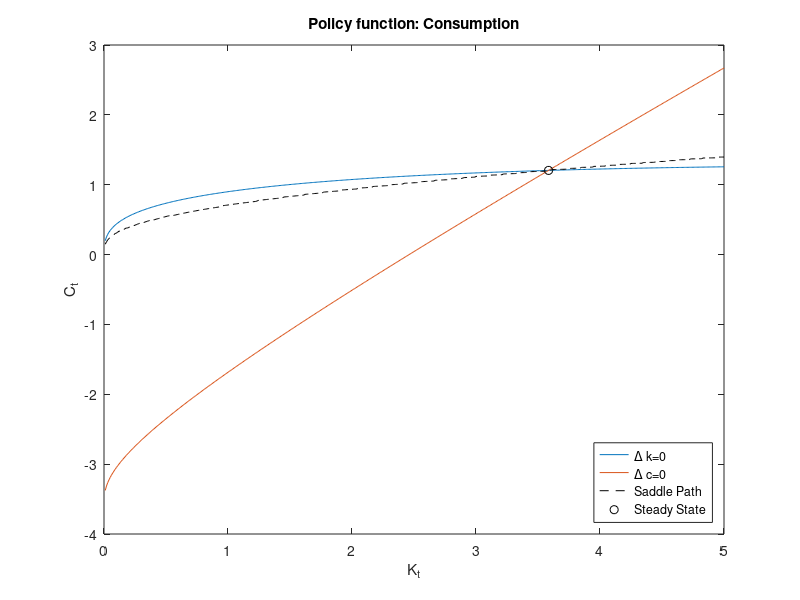
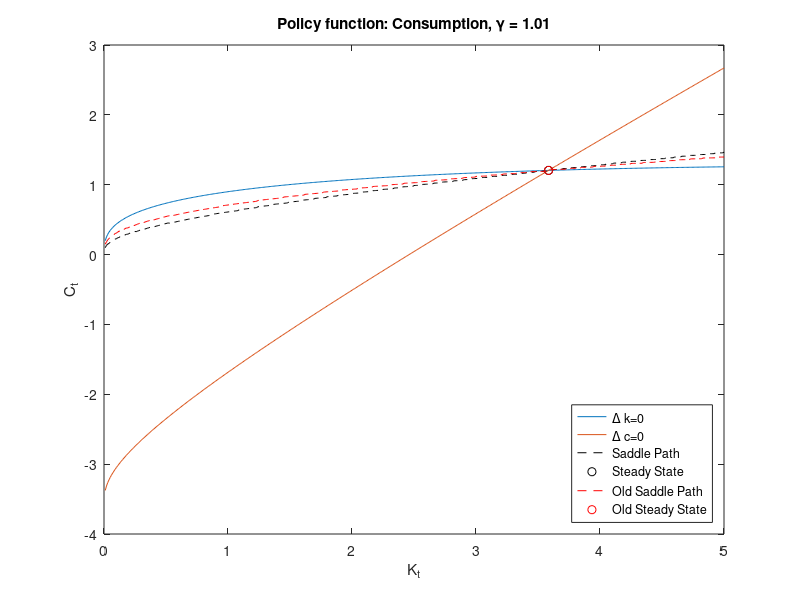
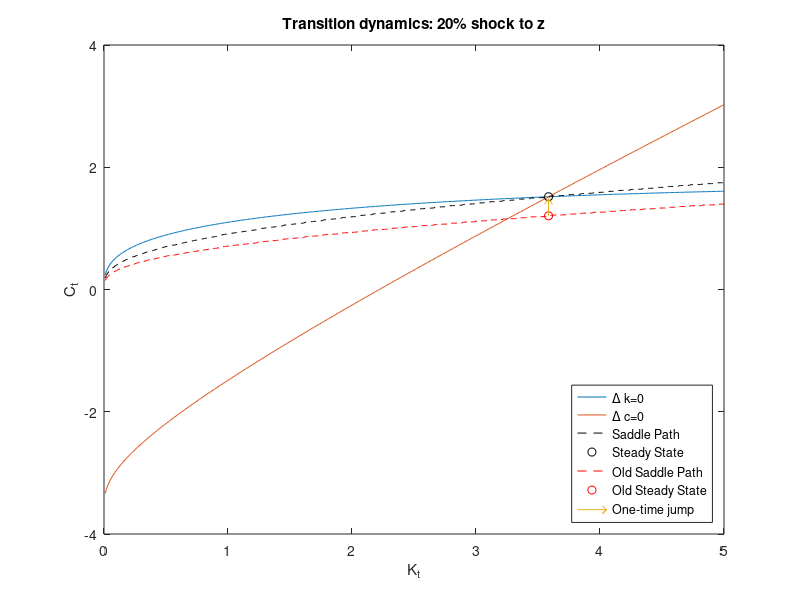

The MATLAB script that drew these images, in order:
%%%
%%% This file is used to generate charts for Econ 712 problem set %2 of Q2
%%%
%%% Econ 712: Macroeconomics I
%%% Fall 2020
%%%
%%% Date created:  17 Nov 2020
%%% Last modified: 18 Nov 2020
%%% Author: Danny Edgel
%%%

%%% clear workspace
clear; clc

%%% set working directory
cd 'C:/Users/edgel/Google Drive/UW-Madison/f20/econ712/problem_sets/Q2PS2/'


%%%
%%% Question 3
%%%____________________________________________

%%% set VF convergence tolerance
tol = 1e-10;

%%% vector for number of scenarios (automating a, b, and c)
runs = [1,2,3]; %,2,3
gtitle = {'Policy function: Consumption', ...
    'Policy function: Consumption, \gamma = 1.01', ...
    'Transition dynamics: 20% shock to z'};

%%% define constants
beta  = 0.95;
delta = 0.1;
z     = 1;
gamma = 2;
alpha = 0.35; % Cobb-Douglas exponent on capital

%%% guess maximum capital level; define grid
maxkgrid = 5;
inkgrid = .01; % number of capital steps
minkgrid = 0;
kgrid  = minkgrid:inkgrid:maxkgrid;

n = length(kgrid); % number of elements in capital grid


%%% loop through scenarios
for run = runs
    %% print current run
    fprintf('\nRun %d\n',run);
    
    %% make current run's adjustment (defaults to 3(a))
    if run == 2; gamma = 1.01; old_ss = [k_ss,c_ss]; old_saddle = cpol; end
    if run == 3; gamma = 2; z = 1.2; end
   
    %% initialize loop variables
    v       = zeros(n);
    decis   = zeros(n);
    test    = 10; err = 1;
    iter    = 0;
    
    tic
    while err > tol || test ~= 0
        
        % calculate  value at each level of current capital, for each level
        % of next period capital
        cons = kgrid.^alpha + (1-delta)*kgrid - kgrid'*ones(1,n);
        util = (cons.^(1-gamma))/(1-gamma);
    
        % give large negative values to infeasible consumption choices
        % (i.e. enforce non-negativity constraint)
        util(cons<=0) = -10000;

        % sum the value function at the current capital level
        futval = sum(v,2);
        
        vint = util + beta*futval*ones(1,n);
        [t1,t2] = max(vint);
        
        tv     = t1; % RHS of Bellman
        tdecis = t2; % index of capital level that gave tv
        
        % calculate error and set up next iteration
        tv1     = tv';
        tdecis1 = tdecis';
        test= max(any(tdecis1-decis));
        err = max(max(abs(tv1-v)));
        nprin=10; % print every 10 iterations
        if iter==nprin*round(iter/nprin)
            disp(['Iteration = ', num2str(iter),... 
                ', k Error = ', num2str(max(max(abs(tdecis1-decis)))),...
                ', V Error = ', num2str(max(max(abs(tv1-v))))])
        end
        iter  = iter + 1;
        decis = tdecis1;
        v     = tv1;
        
    end
    toc
    
    %% calculate saddle path based on policy function
    kpol  = kgrid(decis);   % policy function for capital
    kpol  = kpol(2:end);
    kap   = kgrid(2:end);
    cpol  = z*kap.^alpha + (1-delta)*kap - kpol; % policy function for consumption
    
    %% define policy function for next period's capital in the consumption
    %% steady-state
    knext = ((1/alpha)*((1/beta)+delta-1))^(1/(alpha-1));
    
    %% define steady-state capital and consumption equations
    %% (e.g. delta c = 0)
    delk0 = z*kap.^alpha - delta*kap;
    delc0 = z*kap.^alpha + (1-delta)*kap - knext;
    k_ss = knext;
    c_ss = z*k_ss^alpha - delta*k_ss;
    
    %% plot phase diagram
    figure(run)
          plot(kap,delk0,kap,delc0,kap,cpol,'k--')
          hold on
          plot(k_ss,c_ss,'ko')
          if run > 1
              plot(kap,old_saddle,'r--')
              plot(old_ss(1),old_ss(2),'ro')
          end
          if run == 3
              quiver(old_ss(1),old_ss(2),k_ss-old_ss(1),c_ss-old_ss(2),.9);
          end
          hold off
          title(gtitle{run}); xlabel('K_t'); ylabel('C_t')
          if run == 1
              legend('\Delta k=0','\Delta c=0','Saddle Path', ...
                  'Steady State', 'location','Southeast')
          end
          if run == 2
              legend('\Delta k=0','\Delta c=0','Saddle Path', ...
                  'Steady State','Old Saddle Path', ...
                  'Old Steady State','location','Southeast')
          end
          if run == 3
              legend('\Delta k=0','\Delta c=0','Saddle Path', ...
                  'Steady State','Old Saddle Path', ...
                  'Old Steady State', 'One-time jump', ...
                  'location','Southeast')
          end
          saveas(gcf,['figure',num2str(run),'.png'])

end %% end current run
